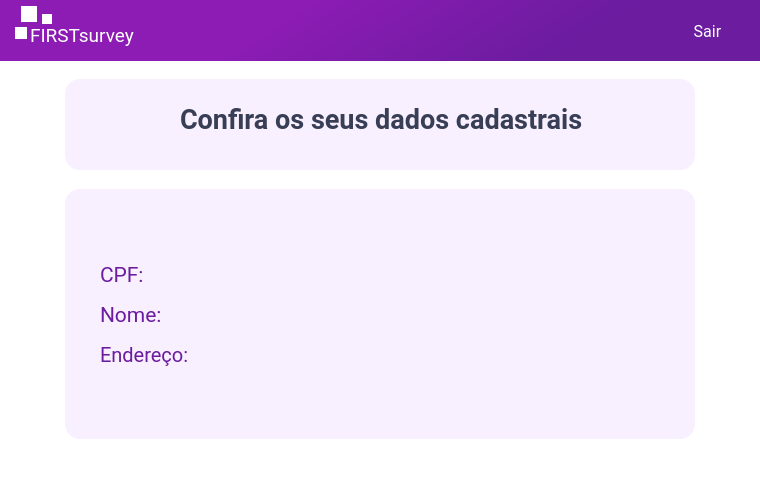
<?xml version="1.0" encoding="UTF-8"?>
<ui version="4.0">
 <class>MainWindow</class>
 <widget class="QMainWindow" name="MainWindow">
  <property name="geometry">
   <rect>
    <x>0</x>
    <y>0</y>
    <width>760</width>
    <height>480</height>
   </rect>
  </property>
  <property name="minimumSize">
   <size>
    <width>760</width>
    <height>480</height>
   </size>
  </property>
  <property name="maximumSize">
   <size>
    <width>760</width>
    <height>480</height>
   </size>
  </property>
  <property name="windowTitle">
   <string>MainWindow</string>
  </property>
  <property name="styleSheet">
   <string notr="true">background-color: rgb(255, 255, 255);</string>
  </property>
  <widget class="QWidget" name="centralwidget">
   <widget class="QLabel" name="label">
    <property name="geometry">
     <rect>
      <x>-10</x>
      <y>0</y>
      <width>781</width>
      <height>61</height>
     </rect>
    </property>
    <property name="styleSheet">
     <string notr="true">background-color: qlineargradient(spread:pad, x1:0.954273, y1:0.591, x2:0.352, y2:0.517, stop:0.323864 rgba(107, 28, 159, 255), stop:1 rgba(140, 28, 180, 255));</string>
    </property>
    <property name="text">
     <string/>
    </property>
   </widget>
   <widget class="QLabel" name="label_2">
    <property name="geometry">
     <rect>
      <x>30</x>
      <y>20</y>
      <width>111</width>
      <height>31</height>
     </rect>
    </property>
    <property name="font">
     <font>
      <family>Roboto</family>
      <pointsize>14</pointsize>
     </font>
    </property>
    <property name="styleSheet">
     <string notr="true">color: rgb(255, 255, 255);
background-color: qconicalgradient(cx:0.5, cy:0.5, angle:0, stop:0.852273 rgba(255, 255, 255, 0), stop:0.875 rgba(255, 255, 255, 0), stop:0.886364 rgba(255, 255, 255, 0));</string>
    </property>
    <property name="text">
     <string>FIRSTsurvey</string>
    </property>
   </widget>
   <widget class="QLabel" name="label_3">
    <property name="geometry">
     <rect>
      <x>21</x>
      <y>6</y>
      <width>16</width>
      <height>16</height>
     </rect>
    </property>
    <property name="styleSheet">
     <string notr="true">background-color: rgb(255, 255, 255);</string>
    </property>
    <property name="text">
     <string/>
    </property>
   </widget>
   <widget class="QLabel" name="label_4">
    <property name="geometry">
     <rect>
      <x>15</x>
      <y>27</y>
      <width>12</width>
      <height>12</height>
     </rect>
    </property>
    <property name="styleSheet">
     <string notr="true">background-color: rgb(255, 255, 255);</string>
    </property>
    <property name="text">
     <string/>
    </property>
   </widget>
   <widget class="QLabel" name="label_5">
    <property name="geometry">
     <rect>
      <x>42</x>
      <y>14</y>
      <width>10</width>
      <height>10</height>
     </rect>
    </property>
    <property name="styleSheet">
     <string notr="true">background-color: rgb(255, 255, 255);</string>
    </property>
    <property name="text">
     <string/>
    </property>
   </widget>
   <widget class="QPushButton" name="pushButton_6">
    <property name="geometry">
     <rect>
      <x>670</x>
      <y>20</y>
      <width>75</width>
      <height>23</height>
     </rect>
    </property>
    <property name="font">
     <font>
      <family>Roboto</family>
      <pointsize>12</pointsize>
     </font>
    </property>
    <property name="cursor">
     <cursorShape>PointingHandCursor</cursorShape>
    </property>
    <property name="styleSheet">
     <string notr="true">background-color: qconicalgradient(cx:0.5, cy:0.5, angle:0, stop:0.852273 rgba(255, 255, 255, 0), stop:0.875 rgba(255, 255, 255, 0), stop:0.886364 rgba(255, 255, 255, 0));
color: rgb(255, 255, 255);
border-radius: 3px;</string>
    </property>
    <property name="text">
     <string>Sair</string>
    </property>
   </widget>
   <widget class="QFrame" name="frame">
    <property name="geometry">
     <rect>
      <x>0</x>
      <y>59</y>
      <width>761</width>
      <height>421</height>
     </rect>
    </property>
    <property name="frameShape">
     <enum>QFrame::NoFrame</enum>
    </property>
    <property name="frameShadow">
     <enum>QFrame::Raised</enum>
    </property>
    <widget class="QLabel" name="label_6">
     <property name="geometry">
      <rect>
       <x>100</x>
       <y>200</y>
       <width>51</width>
       <height>31</height>
      </rect>
     </property>
     <property name="font">
      <font>
       <family>Roboto</family>
       <pointsize>16</pointsize>
      </font>
     </property>
     <property name="styleSheet">
      <string notr="true">background-color: qconicalgradient(cx:0.5, cy:0.5, angle:0, stop:0.852273 rgba(255, 255, 255, 0), stop:0.875 rgba(255, 255, 255, 0), stop:0.886364 rgba(255, 255, 255, 0));
color: rgb(107, 28, 159);</string>
     </property>
     <property name="text">
      <string>CPF:</string>
     </property>
    </widget>
    <widget class="QLabel" name="label_7">
     <property name="geometry">
      <rect>
       <x>200</x>
       <y>200</y>
       <width>371</width>
       <height>31</height>
      </rect>
     </property>
     <property name="font">
      <font>
       <family>Roboto</family>
       <pointsize>16</pointsize>
      </font>
     </property>
     <property name="styleSheet">
      <string notr="true">background-color: qconicalgradient(cx:0.5, cy:0.5, angle:0, stop:0.852273 rgba(255, 255, 255, 0), stop:0.875 rgba(255, 255, 255, 0), stop:0.886364 rgba(255, 255, 255, 0));
color: rgb(107, 28, 159);</string>
     </property>
     <property name="text">
      <string/>
     </property>
    </widget>
    <widget class="QLabel" name="label_8">
     <property name="geometry">
      <rect>
       <x>200</x>
       <y>240</y>
       <width>441</width>
       <height>31</height>
      </rect>
     </property>
     <property name="font">
      <font>
       <family>Roboto</family>
       <pointsize>16</pointsize>
      </font>
     </property>
     <property name="styleSheet">
      <string notr="true">background-color: qconicalgradient(cx:0.5, cy:0.5, angle:0, stop:0.852273 rgba(255, 255, 255, 0), stop:0.875 rgba(255, 255, 255, 0), stop:0.886364 rgba(255, 255, 255, 0));
color: rgb(107, 28, 159);</string>
     </property>
     <property name="text">
      <string/>
     </property>
    </widget>
    <widget class="QLabel" name="label_9">
     <property name="geometry">
      <rect>
       <x>100</x>
       <y>240</y>
       <width>61</width>
       <height>31</height>
      </rect>
     </property>
     <property name="font">
      <font>
       <family>Roboto</family>
       <pointsize>16</pointsize>
      </font>
     </property>
     <property name="styleSheet">
      <string notr="true">background-color: qconicalgradient(cx:0.5, cy:0.5, angle:0, stop:0.852273 rgba(255, 255, 255, 0), stop:0.875 rgba(255, 255, 255, 0), stop:0.886364 rgba(255, 255, 255, 0));
color: rgb(107, 28, 159);</string>
     </property>
     <property name="text">
      <string>Nome:</string>
     </property>
    </widget>
    <widget class="QLabel" name="label_10">
     <property name="geometry">
      <rect>
       <x>65</x>
       <y>130</y>
       <width>630</width>
       <height>250</height>
      </rect>
     </property>
     <property name="styleSheet">
      <string notr="true">background-color: rgb(248, 239, 255);
border-radius: 15px;</string>
     </property>
     <property name="text">
      <string/>
     </property>
    </widget>
    <widget class="QLabel" name="label_11">
     <property name="geometry">
      <rect>
       <x>200</x>
       <y>280</y>
       <width>471</width>
       <height>31</height>
      </rect>
     </property>
     <property name="font">
      <font>
       <family>Roboto</family>
       <pointsize>13</pointsize>
      </font>
     </property>
     <property name="styleSheet">
      <string notr="true">background-color: qconicalgradient(cx:0.5, cy:0.5, angle:0, stop:0.852273 rgba(255, 255, 255, 0), stop:0.875 rgba(255, 255, 255, 0), stop:0.886364 rgba(255, 255, 255, 0));
color: rgb(107, 28, 159);</string>
     </property>
     <property name="text">
      <string/>
     </property>
    </widget>
    <widget class="QLabel" name="label_12">
     <property name="geometry">
      <rect>
       <x>100</x>
       <y>280</y>
       <width>101</width>
       <height>31</height>
      </rect>
     </property>
     <property name="font">
      <font>
       <family>Roboto</family>
       <pointsize>15</pointsize>
      </font>
     </property>
     <property name="styleSheet">
      <string notr="true">background-color: qconicalgradient(cx:0.5, cy:0.5, angle:0, stop:0.852273 rgba(255, 255, 255, 0), stop:0.875 rgba(255, 255, 255, 0), stop:0.886364 rgba(255, 255, 255, 0));
color: rgb(107, 28, 159);</string>
     </property>
     <property name="text">
      <string>Endereço:</string>
     </property>
    </widget>
    <widget class="QLabel" name="label_13">
     <property name="geometry">
      <rect>
       <x>65</x>
       <y>20</y>
       <width>630</width>
       <height>91</height>
      </rect>
     </property>
     <property name="styleSheet">
      <string notr="true">background-color: rgb(248, 239, 255);
border-radius: 15px;</string>
     </property>
     <property name="text">
      <string/>
     </property>
    </widget>
    <widget class="QLabel" name="label_14">
     <property name="geometry">
      <rect>
       <x>180</x>
       <y>45</y>
       <width>421</width>
       <height>31</height>
      </rect>
     </property>
     <property name="font">
      <font>
       <family>Roboto</family>
       <pointsize>20</pointsize>
       <weight>75</weight>
       <bold>true</bold>
      </font>
     </property>
     <property name="styleSheet">
      <string notr="true">background-color: qconicalgradient(cx:0.5, cy:0.5, angle:0, stop:0.852273 rgba(255, 255, 255, 0), stop:0.875 rgba(255, 255, 255, 0), stop:0.886364 rgba(255, 255, 255, 0));
color: rgb(55, 62, 85);</string>
     </property>
     <property name="text">
      <string>Confira os seus dados cadastrais</string>
     </property>
    </widget>
    <zorder>label_10</zorder>
    <zorder>label_6</zorder>
    <zorder>label_7</zorder>
    <zorder>label_8</zorder>
    <zorder>label_9</zorder>
    <zorder>label_11</zorder>
    <zorder>label_12</zorder>
    <zorder>label_13</zorder>
    <zorder>label_14</zorder>
   </widget>
   <zorder>frame</zorder>
   <zorder>label</zorder>
   <zorder>label_2</zorder>
   <zorder>label_3</zorder>
   <zorder>label_4</zorder>
   <zorder>label_5</zorder>
   <zorder>pushButton_6</zorder>
  </widget>
 </widget>
 <resources/>
 <connections/>
</ui>
